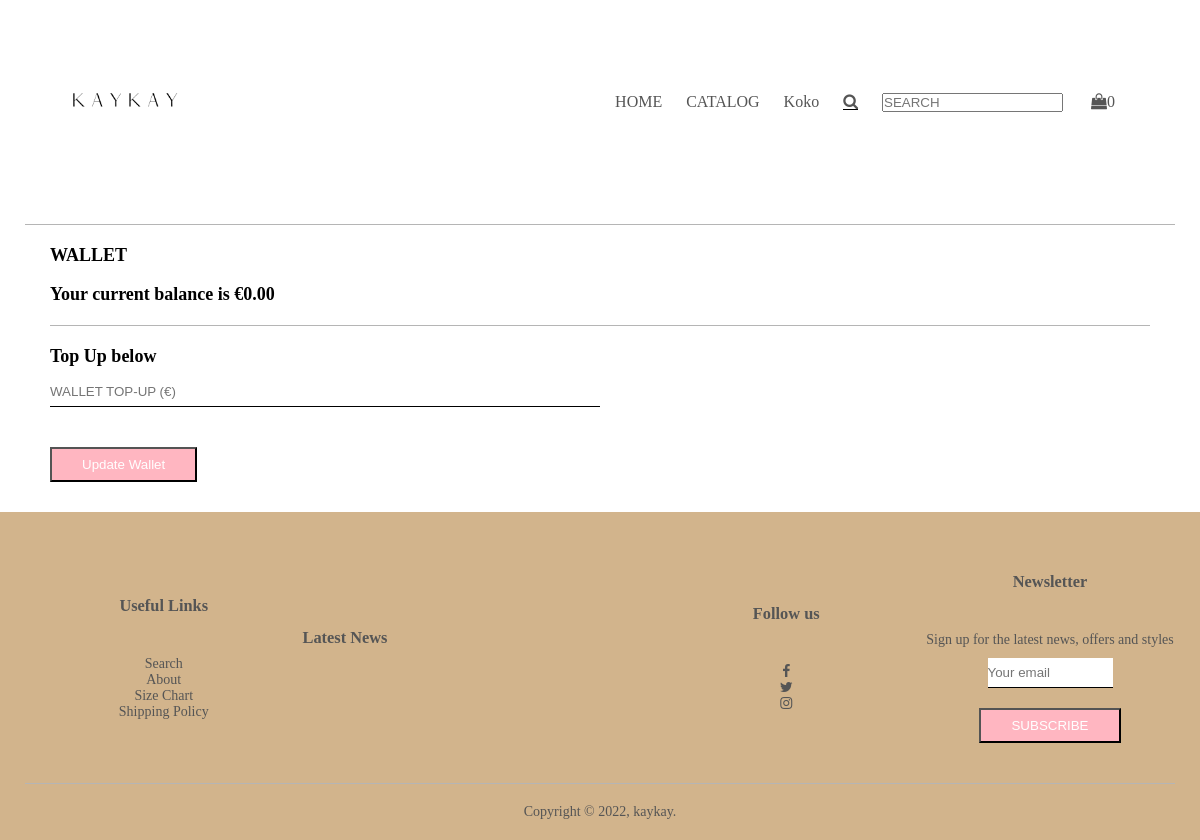
The page /updateWallet (signed in) on the database as committed earlier.
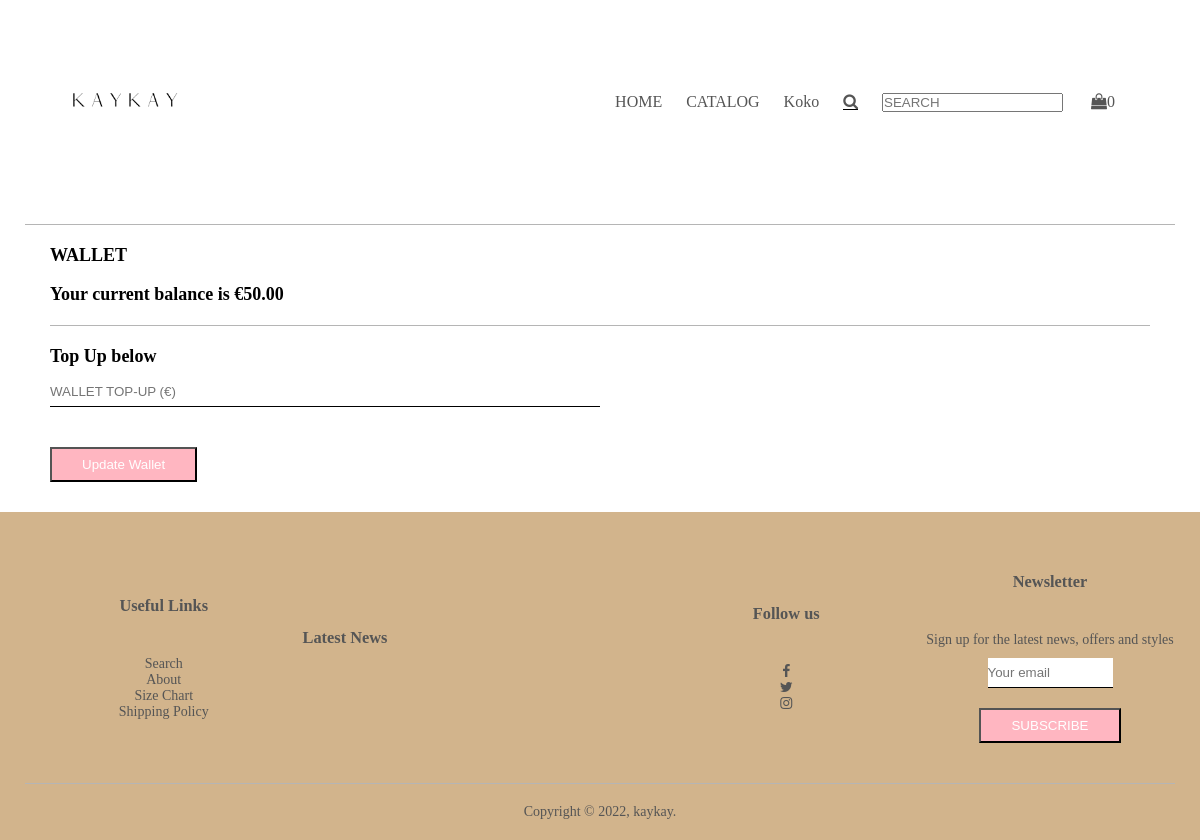
The same page on the database as committed later.
### tables this page shows
CREATE TABLE user_wallet
    (user_id INTEGER PRIMARY KEY NOT NULL,
    wallet NUMERIC NOT NULL
    );

### app.py (the view, shortened to what this page needs)
@app.route("/updateWallet", methods = ["GET","POST"])
def updateWallet():
    user_wallet = get_wallet()
    return render_template("updateWallet.html", user_wallet=user_wallet[0])

### app.py (called while the page is built)
@app.after_request
def after_request(response):
    response.headers["Cache-Control"] = "no-cache, no-store, must-revalidate"
    response.headers["Expires"] = 0
    response.headers["Pragma"] = "no-cache"
    return response

### import_functions.py (called while the page is built)
def eur(value):
    return f"€{value:,.2f}"

def get_wallet():
    user_wallet = db.execute("""SELECT *
                             FROM user_wallet
                             WHERE user_id = ?""",
                             session["user_id"])
    return user_wallet

### templates/updateWallet.html (shortened to what this page needs)
{% extends "layout.html" %}
{% block main %}
<div class="address-page">
    <div class="container">
        <div class="row">
                <div class="address">
                    <span> WALLET </span>
                    <br></br>
                    <span> Your current balance is {{ user_wallet["wallet"] | eur }}</span>
                    <hr>
                    <span> Top Up below </span>
                    <form action="/updateWallet" method="post">
                        <input type="number" name="wallet" placeholder="WALLET TOP-UP (€)" min="1" max="1000">
                        <br>
                        <a href="/updateWallet"><button type="submit" class="btn-2">Update Wallet</button></a>
                    </form>
                </div>
            </div>
        </div>
    </div>
</div>
{% endblock %}

### templates/layout.html (shortened to what this page needs)
<!DOCTYPE html>
<html lang="en">
<head>
    <link href="/static/CSS/style.css" rel="stylesheet">
    <link href="https://stackpath.bootstrapcdn.com/font-awesome/4.7.0/css/font-awesome.min.css" rel="stylesheet">
    <link rel='stylesheet' href='https://cdnjs.cloudflare.com/ajax/libs/font-awesome/4.7.0/css/font-awesome.min.css'>
</head>
<body>
    <div class="container">
        <div class="navbar">
            <div class="logo">
                <a href="/"><img src="/static/images/kb2.PNG" width="160px"></a>
            </div>
            <nav>
                {% if session["user_id"] %}
                <ul id="MenuItems">
                    <li><a href="/">HOME</a></li>
                    <li><a href="/catalog">CATALOG</a></li>
                    <li><a href="/profile">{{ session["first_name"] }}</a></li>
                    <li><a href="/search"><i class='fa fa-search'></i></a></li>
                    <li><input autocomplete="off" autofocus placeholder="SEARCH" type="text">
                    </li>
                    <li><a href="/cart"><i class='fa fa-shopping-bag'></i>{{ session["cart"] | length }}</a><li>
                </ul>
                {% endif %}
            </nav>
        </div>
        <hr>
        <main class="container-fluid py-5 text-center">
            {% block main %}{% endblock %}
    <div class="footer">
        <div class="container">
            <div class="row">
                <div class="footer-col-1">
                    <h3>Useful Links</h3>
                    <ul>
                        <li><a href="/search">Search</a></li>
                        <li><a href="/about_us">About</a></li>
                        <li>Size Chart</li>
                        <li>Shipping Policy</li>
                    </ul>
                </div>
                <div class="footer-col-2">
                    <h3>Latest News</h3>
                </div>
                <div class="footer-col-3">
                    <h3>Follow us</h3>
                    <ul>
                        <li><a href=""><i class='fa fa-facebook'></i></a></li>
                        <li><a href=""><i class='fa fa-twitter'></i></a></li>
                        <li><a href=""><i class='fa fa-instagram'></i></a></li>
                    </ul>
                </div>
                <div class="footer-col-4">
                    <h3>Newsletter</h3>
                    <p> Sign up for the latest news, offers
                        and styles</p>
                    <form action="/subscribe" method="post">
                        <div class="mb-3">
                            <input autocomplete="off" autofocus class="form-control mx-auto w-auto" id="email" name="email" placeholder="Your email" type="text" required>
                        </div>
                        <div>
                        <button class="btn2" type="submit">SUBSCRIBE</button>
                        </div>
                    </form>
                </div>
            </div>
            <hr>
            <p class="copyright">Copyright © 2022, kaykay.</p>
        </div>
    </div>
</body>
</html>

### static/CSS/style.css (style rules this page uses)
* { margin: 0; padding: 0; box-sizing: border-box; }
.navbar { display: flex; align-items: center; padding: 20px; }
.fa.fa-search { border-bottom: 1px solid black; }
nav { flex: 1; text-align: right; }
nav ul { display: inline-block; list-style-type: none; }
nav li { display: inline-block; margin-right: 20px; -webkit-transition: color 2s; transition: color 2s; }
a { text-decoration: none; color: #555; }
p { color: #555; }
.container { max-width: 1300px; margin: auto; padding-left: 25px; padding-right: 25px; }
.container hr { border: none; background: #b5b5b5; height: 1px; margin: 20px 0; }
.row { display: flex; align-items: center; flex-wrap: wrap; justify-content: space-around; }
.btn-2 { display: inline-block; background: lightpink; color: white; padding: 8px 30px; margin: 30px 0; flex-wrap: wrap; transition: 0.5; }
.footer { background: tan; color: #555; font-size: 14px; padding: 60px 0 20px; }
.footer p { color: #555; }
.footer h3 { margin-bottom: 40px; }
.footer-col-1, .footer-col-2, .footer-col-3, .footer-col-4 { min-width: 250px; margin-bottom: 20px; }
.footer-col-2 { flex-basis: 30% }
.footer-col-4 { flex: 1; text-align: center; }
.footer-col-1, .footer-col-3 { flex: 1; flex-basis: 12%; text-align: center; }
ul { list-style-type: none; }
.btn2 { display: inline-block; background: lightpink; color: white; padding: 8px 30px; flex-wrap: wrap; margin-top: 10px; }
.copyright { text-align: center; }
form input { width:50%; height:30px; margin: 10px 0; border: none; border-bottom: 1px solid black; }
.address { width: 100%; float: left; }
.address span { font-weight: bolder; font-size: large; }

Rows that differ between the two databases and show on the page:
changed user_wallet: wallet|eur "€0.00" → "€50.00"
